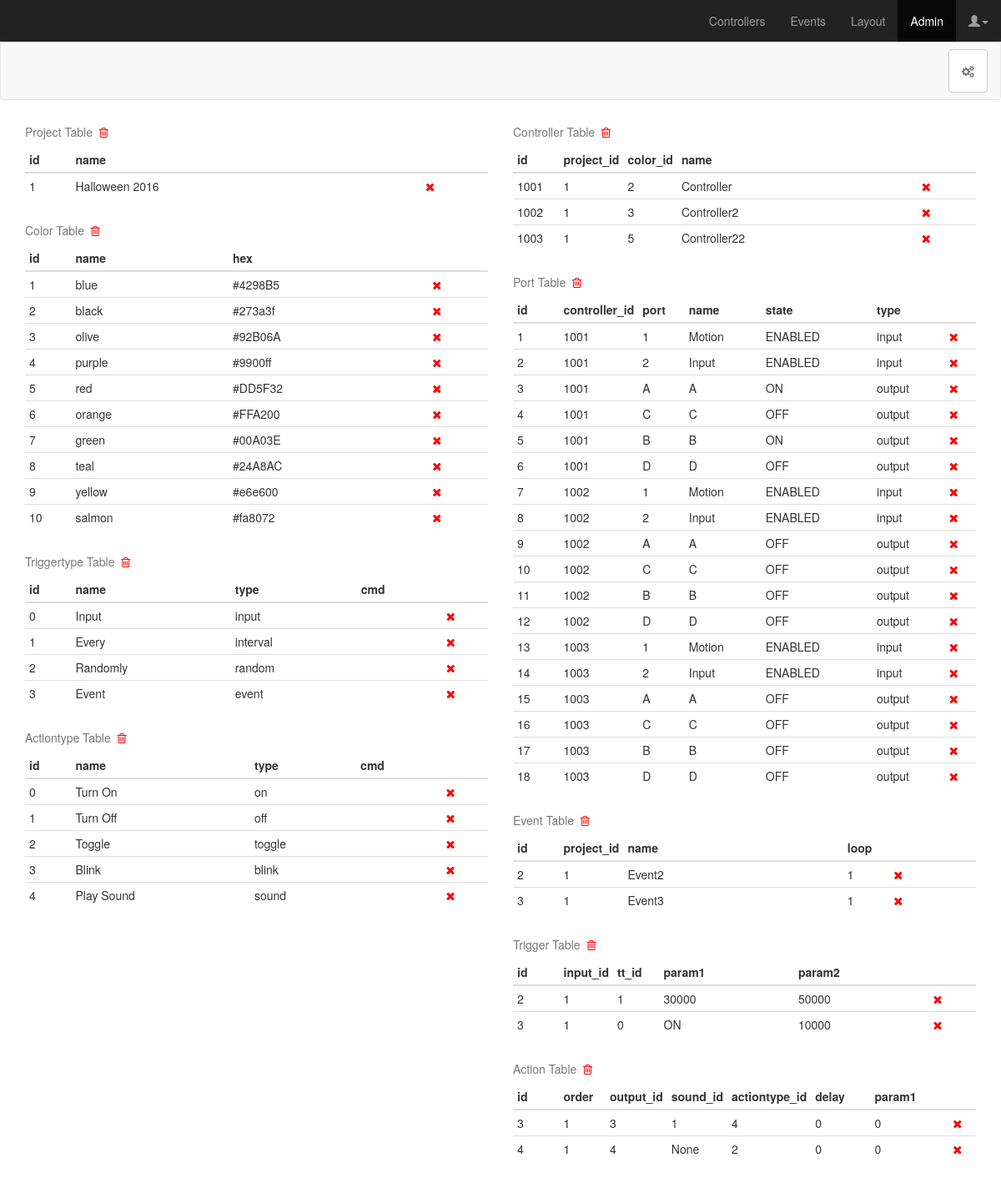
/admin, run on an earlier commit of the app's database.
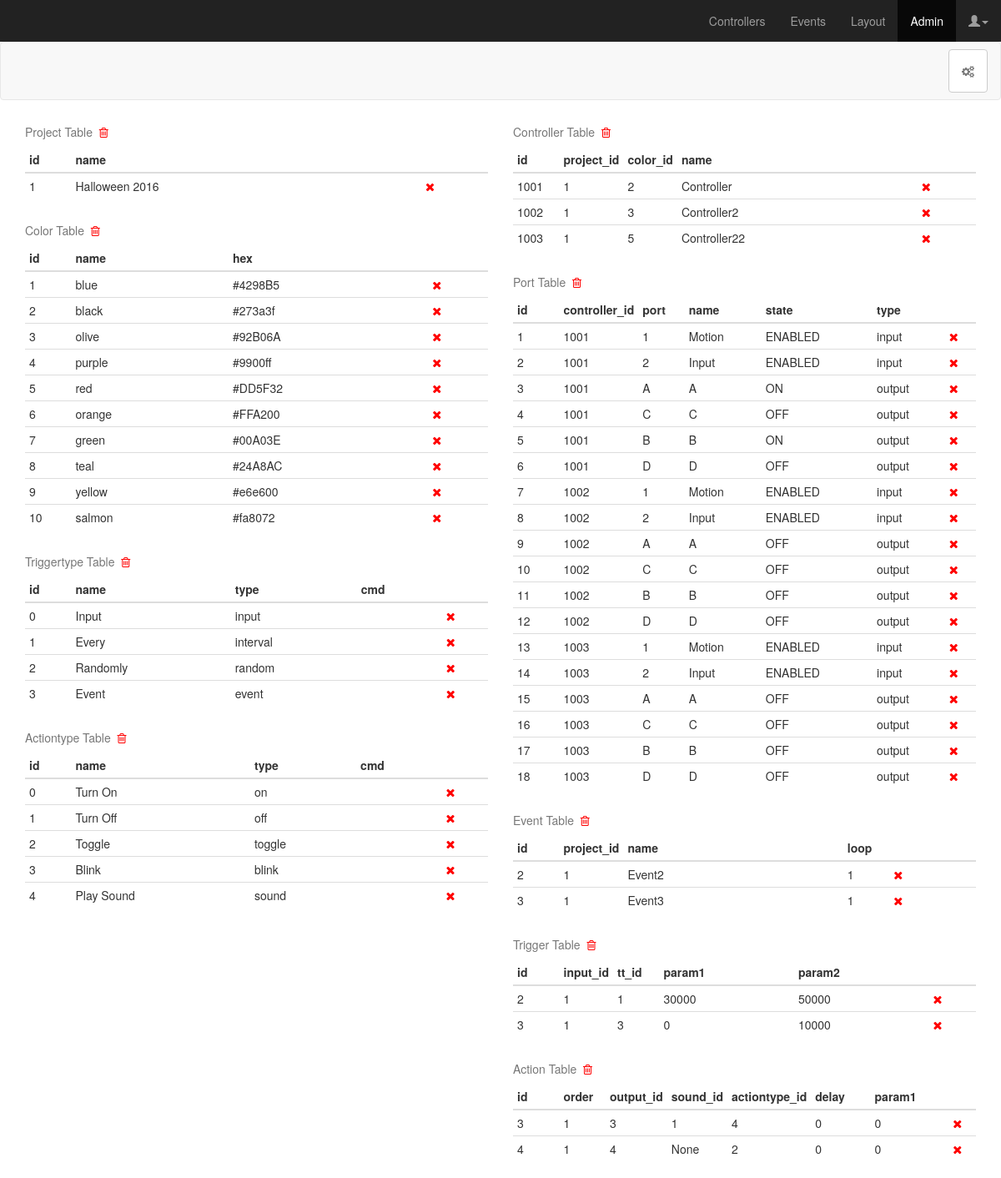
And on a later commit of the database.
### app/models.py (models this page shows, shortened)
class Project(db.Model):
	id = db.Column(db.Integer, primary_key=True)
	name = db.Column(db.String(49), unique=True)
	controller = db.relationship('Controller', backref='controlelr', lazy='dynamic')
	event = db.relationship('Event', backref='event', lazy='dynamic')
	@property
	def serialize(self):
		return{
			'id': self.id,
			'name': self.name
		}

class Color(db.Model):
	id = db.Column(db.Integer, primary_key=True)
	name = db.Column(db.String(8))
	hex = db.Column(db.String(8))
	@property
	def serialize(self):
		return{
			'id': self.id,
			'name': self.name,
			'hex': self.hex
		}

class Triggertype(db.Model):
	id = db.Column(db.Integer, primary_key=True)
	type = db.Column(db.String(10))
	name = db.Column(db.String(25))
	@property
	def serialize(self):
		return {
			'id': self.id,
			'name': self.name,
			'type': self.type
		}

class Actiontype(db.Model):
	id = db.Column(db.Integer, primary_key=True)
	type = db.Column(db.String(10))
	name = db.Column(db.String(25))
	@property
	def serialize(self):
		return{
			'id': self.id,
			'name': self.name,
			'type': self.type
		}

class Controller(db.Model):
	id = db.Column(db.Integer, primary_key=True)
	project_id = db.Column(db.Integer, db.ForeignKey('project.id'))
	color_id = db.Column(db.Integer, db.ForeignKey('color.id'))
	name = db.Column(db.String(25), unique=True)
	ports = db.relationship('Port', backref='controller')
	def get_port(self, port):
		try:
			for p in self.ports:
				if p.port == port:
					return p
			NotFound = namedtuple('NotFound', 'id name state')
			p = NotFound(id='<NOT_FOUND>', name='<NOT_FOUND>', state='<NOT_FOUND>')
			return p
		except:
			return 0
	@property
	def serialize(self):
		return {
			'controller_id': self.id,
			'project_id': self.project_id,
			'controllername': self.name,
			'controllercolor': self.color_id,
			'input1_id': self.get_port('1').id,
			'input1name': self.get_port('1').name,
			'input1state': self.get_port('1').state,
			'input2_id': self.get_port('2').id,
			'input2name': self.get_port('2').name,
			'input2state': self.get_port('2').state,
			'outputA_id': self.get_port('A').id,
			'outputAname': self.get_port('A').name,
			'outputAstate': self.get_port('A').state,
			'outputB_id': self.get_port('B').id,
			'outputBname': self.get_port('B').name,
			'outputBstate': self.get_port('B').state,
			'outputC_id': self.get_port('C').id,
			'outputCname': self.get_port('C').name,
			'outputCstate': self.get_port('C').state,
			'outputD_id': self.get_port('D').id,
			'outputDname': self.get_port('D').name,
			'outputDstate': self.get_port('D').state,
		}

class Port(db.Model):
	id = db.Column(db.Integer, primary_key=True)
	controller_id = db.Column(db.Integer, db.ForeignKey('controller.id'))
	port = db.Column(db.String(2))
	name = db.Column(db.String(25))
	state = db.Column(db.String(10))
	type = db.Column(db.String(8))
	@property
	def serialize(self):
		return {
			'id': self.id,
			'cid': self.controller_id,
			'cname': self.controller.name,
			'port': self.port,
			'name': self.name,
			'state': self.state,
			'type': self.type,
			'color_id': self.controller.color_id
		}

class Event(db.Model):
	id = db.Column(db.Integer, primary_key=True)
	project_id = db.Column(db.Integer, db.ForeignKey('project.id'))
	name = db.Column(db.String(24))
	loop = db.Column(db.Integer, default=1)
	triggers = db.relationship(
		'Trigger',
		secondary = event_triggers,
		primaryjoin = 'event_triggers.c.event_id == Event.id',
		secondaryjoin = 'event_triggers.c.trigger_id == Trigger.id',
		backref = db.backref('events', lazy='dynamic'),
		lazy = 'dynamic')
	actions = db.relationship(
		'Action',
		secondary = event_actions,
		backref = db.backref('events', lazy='dynamic'),
		lazy = 'dynamic')
	@property
	def serialize(self):
		return {
			'id': self.id,
			'project_id': self.project_id,
			'name': self.name,
			'loop': self.loop,
			'triggers': self.serialize_triggers,
			'actions': self.serialize_actions
		}
	@property
	def serialize_triggers(self):
		return [item.serialize for item in self.triggers]
	@property
	def serialize_actions(self):
		return [item.serialize for item in self.actions]

class Trigger(db.Model):
	id = db.Column(db.Integer, primary_key=True)
	input_id = db.Column(db.Integer, db.ForeignKey('port.id'))
	triggertype_id = db.Column(db.Integer, db.ForeignKey('triggertype.id'), default=0)
	param1 = db.Column(db.String(8), default='0')
	param2 = db.Column(db.String(8), default='0')
	@property
	def serialize(self):
		return{
			'id': self.id,
			'input_id': self.input_id,
			'tt_id': self.triggertype_id,
			'param1': self.param1,
			'param2': self.param2
		}

class Action(db.Model):
	id = db.Column(db.Integer, primary_key=True)
	output_id = db.Column(db.Integer, db.ForeignKey('port.id'))
	sound_id = db.Column(db.Integer, db.ForeignKey('sound.id'))
	actiontype_id = db.Column(db.Integer, db.ForeignKey('actiontype.id'), default=0)
	delay = db.Column(db.String(8), default='0')
	param1 = db.Column(db.String(8), default='0')
	order = db.Column(db.Integer)
	@property
	def serialize(self):
		return{
			'id': self.id,
			'order': self.order,
			'output_id': self.output_id,
			'sound_id': self.sound_id,
			'actiontype_id': self.actiontype_id,
			'delay': self.delay,
			'param1': self.param1
		}

### app/views.py (the view)
@app.route('/admin')
def admin():
	return render_template('admin.html',
		title='Admin',
		projects=[p.serialize for p in Project.query.all()],
		ports=[p.serialize for p in Port.query.all()],
		triggertypes=[tt.serialize for tt in Triggertype.query.all()],
		actiontypes=[at.serialize for at in Actiontype.query.all()],
		actions=[a.serialize for a in Action.query.all()],
		triggers=[t.serialize for t in Trigger.query.all()],
		controllers=[c.serialize for c in Controller.query.all()],
		events=[e.serialize for e in Event.query.all()],
		colors=[c.serialize for c in Color.query.all()]
	)

### app/templates/admin.html (shortened to what this page needs)
{% extends "base.html" %}
{% block content %}
<link href="static/css/admin.css" rel="stylesheet">
<nav class="navbar navbar-default">
  <div class="container-fluid">
    <div class="collapse navbar-collapse" id="navbar-collapse-1">
      <ul class="nav navbar-nav navbar-right">
        <li>
        	<a class="btn btn-default navbar-btn" href="init_setup" role="button">
        	  <i class="fa fa-cogs"></i>
        	</a>
        </li>
      </ul>
    </div>
  </div>
</nav>
<div class="container">
  <div class="row">
    <div class="col-xs-6">
      <table class="table table-condensed">
        <caption>Project Table&nbsp;&nbsp;<i class="fa fa-trash-o" id="project" style="color:red;"></caption>
        <thead>
          <tr>
            <th class="id">id</th>
            <th>name</th>
            <th>&nbsp;</th>
          </tr>
        </thead>
        <tbody>
          {% for p in projects %}
          <tr>
            <td class="id">{{ p.id }}</td>
            <td>{{ p.name }}</td>
            <td><i class="fa fa-times" id="project-{{ p.id }}" style="color:red;"></td>
          </tr>
          {% endfor %}
        </tbody>
      </table>
      <table class="table table-condensed">
        <caption>Color Table&nbsp;&nbsp;<i class="fa fa-trash-o" id="color" style="color:red;"></caption>
        <thead>
          <tr>
            <th class="id">id</th>
            <th>name</th>
            <th>hex</th>
            <th>&nbsp;</th>
          </tr>
        </thead>
        <tbody>
          {% for c in colors %}
          <tr>
            <td class="id">{{ c.id }}</td>
            <td>{{ c.name }}</td>
            <td>{{ c.hex }}</td>
            <td><i class="fa fa-times" id="color-{{ c.id }}" style="color:red;"></td>
          </tr>
          {% endfor %}
        </tbody>
      </table>
      <table class="table table-condensed">
        <caption>Triggertype Table&nbsp;&nbsp;<i class="fa fa-trash-o" id="triggertype" style="color:red;"></caption>
        <thead>
          <tr>
            <th class="id">id</th>
            <th>name</th>
            <th>type</th>
            <th>cmd</th>
            <th>&nbsp;</th>
          </tr>
        </thead>
        <tbody>
          {% for tt in triggertypes %}
          <tr>
            <td class="id">{{ tt.id }}</td>
            <td>{{ tt.name }}</td>
            <td>{{ tt.type }}</td>
            <td>{{ tt.cmd }}</td>
            <td><i class="fa fa-times" id="triggertype-{{ tt.id }}" style="color:red;"></td>
          </tr>
          {% endfor %}
        </tbody>
      </table>
      <table class="table table-condensed">
        <caption>Actiontype Table&nbsp;&nbsp;<i class="fa fa-trash-o" id="actiontype" style="color:red;"></caption>
        <thead>
          <tr>
            <th class="id">id</th>
            <th>name</th>
            <th>type</th>
            <th>cmd</th>
            <th>&nbsp;</th>
          </tr>
        </thead>
        <tbody>
          {% for a in actiontypes %}
          <tr>
            <td class="id">{{ a.id }}</td>
            <td>{{ a.name }}</td>
            <td>{{ a.type }}</td>
            <td>{{ a.cmd }}</td>
            <td><i class="fa fa-times" id="actiontype-{{ a.id }}" style="color:red;"></td>
          </tr>
          {% endfor %}
        </tbody>
      </table>
    </div>
    <div class="col-xs-6">
      <table class="table table-condensed">
        <caption>Controller Table&nbsp;&nbsp;<i class="fa fa-trash-o" id="controller" style="color:red;"></caption>
        <thead>
          <tr>
            <th class="id">id</th>
            <th class="id">project_id</th>
            <th class="id">color_id</th>
            <th>name</th>
            <th>&nbsp;</th>
          </tr>
        </thead>
        <tbody>
          {% for c in controllers %}
          <tr>
            <td class="id">{{ c.controller_id }}</td>
            <td class="id">{{ c.project_id }}</td>
            <td class="id">{{ c.controllercolor }}</td>
            <td>{{ c.controllername }}</td>
            <td><i class="fa fa-times" id="controller-{{ c.controller_id }}" style="color:red;"></td>
          </tr>
          {% endfor %}
        </tbody>
      </table>
      <table class="table table-condensed">
        <caption>Port Table&nbsp;&nbsp;<i class="fa fa-trash-o" id="port" style="color:red;"></caption>
        <thead>
          <tr>
            <th class="id">id</th>
            <th class="id">controller_id</th>
            <th class="id">port</th>
            <th>name</th>
            <th>state</th>
            <th>type</th>
            <th>&nbsp;</th>
          </tr>
        </thead>
        <tbody>
          {% for p in ports %}
          <tr>
            <td class="id">{{ p.id }}</td>
            <td class="id">{{ p.cid }}</td>
            <td class="id">{{ p.port }}</td>
            <td>{{ p.name }}</td>
            <td>{{ p.state }}</td>
            <td>{{ p.type }}</td>
            <td><i class="fa fa-times" id="port-{{ p.id }}" style="color:red;"></td>
          </tr>
          {% endfor %}
        </tbody>
      </table>
      <table class="table table-condensed">
        <caption>Event Table&nbsp;&nbsp;<i class="fa fa-trash-o" id="event" style="color:red;"></caption>
        <thead>
          <tr>
            <th class="id">id</th>
            <th class="id">project_id</th>
            <th>name</th>
            <th class="id">loop</th>
            <th>&nbsp;</th>
          </tr>
        </thead>
        <tbody>
          {% for e in events %}
          <tr>
            <td class="id">{{ e.id }}</td>
            <td class="id">{{ e.project_id }}</td>
            <td>{{ e.name }}</td>
            <td class="id">{{ e.loop }}</td>
            <td><i class="fa fa-times" id="event-{{ e.id }}" style="color:red;"></td>
          </tr>
          {% endfor %}
        </tbody>
      </table>
      <table class="table table-condensed">
        <caption>Trigger Table&nbsp;&nbsp;<i class="fa fa-trash-o" id="trigger" style="color:red;"></caption>
        <thead>
          <tr>
            <th class="id">id</th>
            <th class="id">input_id</th>
            <th class="id">tt_id</th>
            <th>param1</th>
            <th>param2</th>
            <th>&nbsp;</th>
          </tr>
        </thead>
        <tbody>
          {% for t in triggers %}
          <tr>
            <td class="id">{{ t.id }}</td>
            <td class="id">{{ t.input_id }}</td>
            <td class="id">{{ t.tt_id }}</td>
            <td>{{ t.param1 }}</td>
            <td>{{ t.param2 }}</td>
            <td><i class="fa fa-times" id="trigger-{{ t.id }}" style="color:red;"></td>
          </tr>
          {% endfor %}
        </tbody>
      </table>
      <table class="table table-condensed">
        <caption>Action Table&nbsp;&nbsp;<i class="fa fa-trash-o" id="action" style="color:red;"></caption>
        <thead>
          <tr>
            <th class="id">id</th>
            <th class="id">order</th>
            <th class="id">output_id</th>
            <th class="id">sound_id</th>
            <th class="id">actiontype_id</th>
            <th>delay</th>
            <th>param1</th>
            <th>&nbsp;</th>
          </tr>
        </thead>
        <tbody>
          {% for a in actions %}
          <tr>
            <td class="id">{{ a.id }}</td>
            <td class="id">{{ a.order }}</td>
            <td class="id">{{ a.output_id }}</td>
            <td class="id">{{ a.sound_id }}</td>
            <td class="id">{{ a.actiontype_id }}</td>
            <td>{{ a.delay }}</td>
            <td>{{ a.param1 }}</td>
            <td><i class="fa fa-times" id="action-{{ a.id }}" style="color:red;"></td>
          </tr>
          {% endfor %}
        </tbody>
      </table>
    </div>
  </div>
</div>
{% endblock %}

### app/templates/base.html (shortened to what this page needs)
<!DOCTYPE html>
<html lang="en">
  <head>
    <link href="static/css/bootstrap.min.css" rel="stylesheet">
    <link href="static/font-awesome-4.6.3/css/font-awesome.min.css" rel="stylesheet">
    <link href="static/css/animate.min.css" rel="stylesheet">
  </head>
  <body>
    <nav class="navbar navbar-inverse navbar-fixed-top">
      <div class="container-fluid">
        <div id="navbar" class="navbar-collapse collapse">
          <ul class="nav navbar-nav navbar-right">
            <li id="controllers"><a href="controllers">Controllers</a></li>
            <li id="events"><a href="dashboard">Events</a></li>
            <li id="layout"><a href="#">Layout</a></li>
            <li id="admin"><a href="admin">Admin</a></li>
            <li>
              <a href="#" class="dropdown-toggle" data-toggle="dropdown"><span class="glyphicon glyphicon-user"></span><span class="caret"></span></a>
            </li>
          </ul>
        </div>
      </div>
    </nav>
    {% block content %}{% endblock %}
  </body>
</html>

### app/static/css/admin.css (style rules this page uses)
body { padding-top: 50px; }
.navbar-fixed-top { border: 0; }
.id { width: 10%; }

What changed in the data, as far as the page shows it:
changed Trigger (number 2 of 2 on the later page): tt_id "0" → "3"; param1 "ON" → "0"
